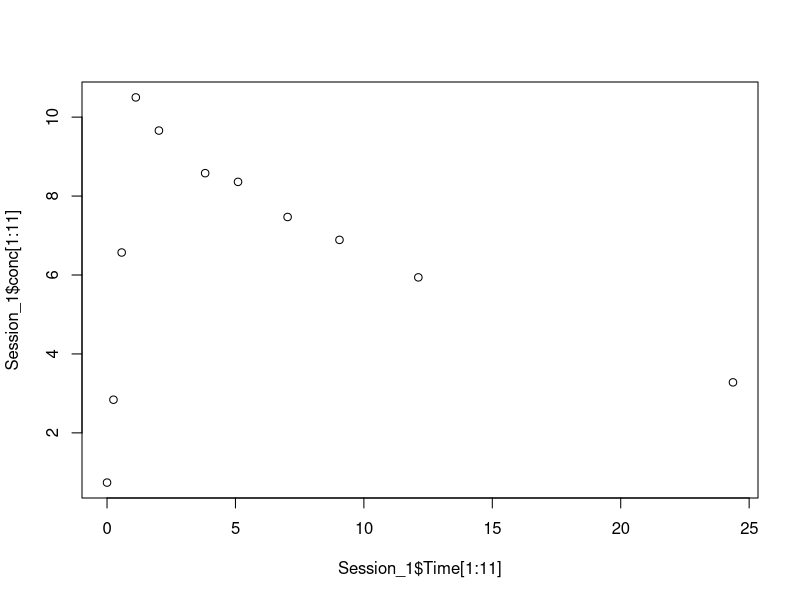
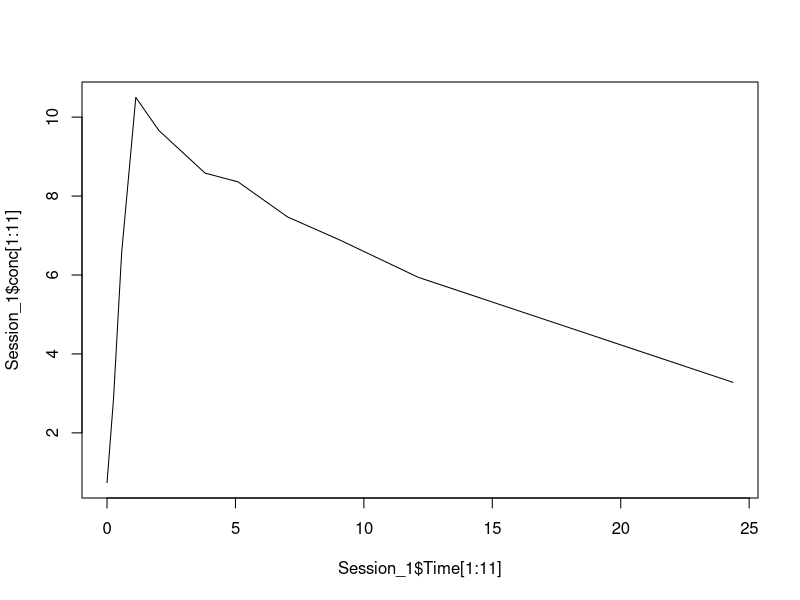
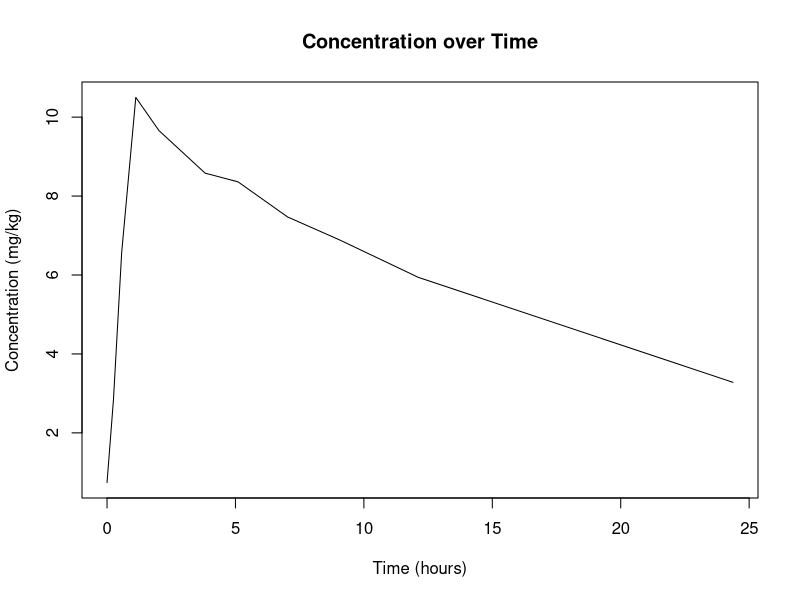
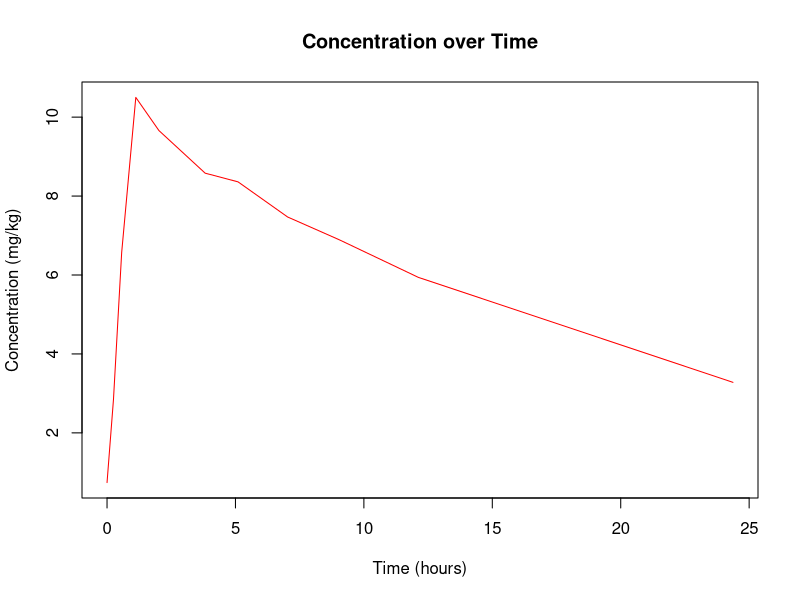
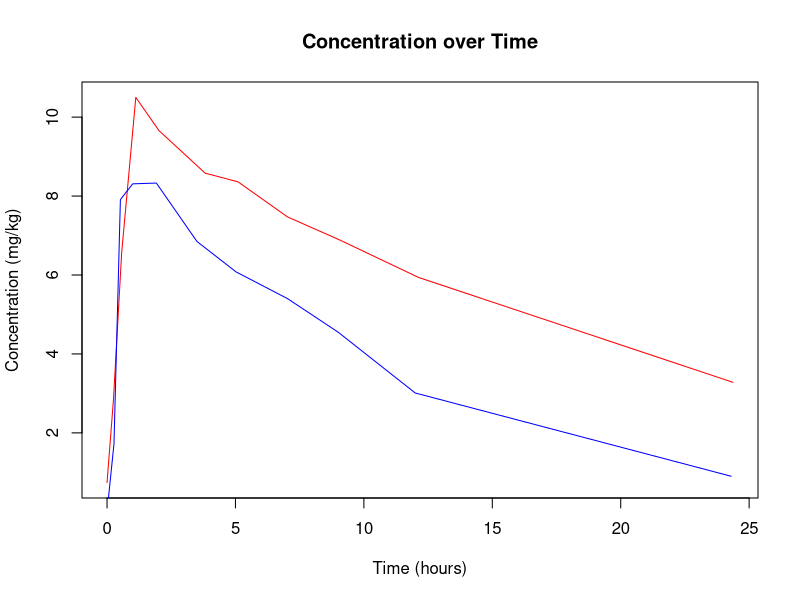
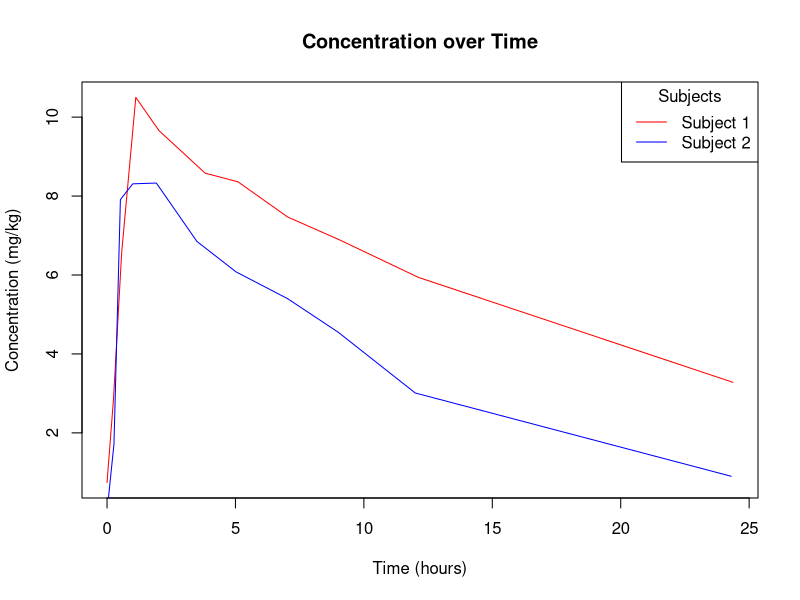
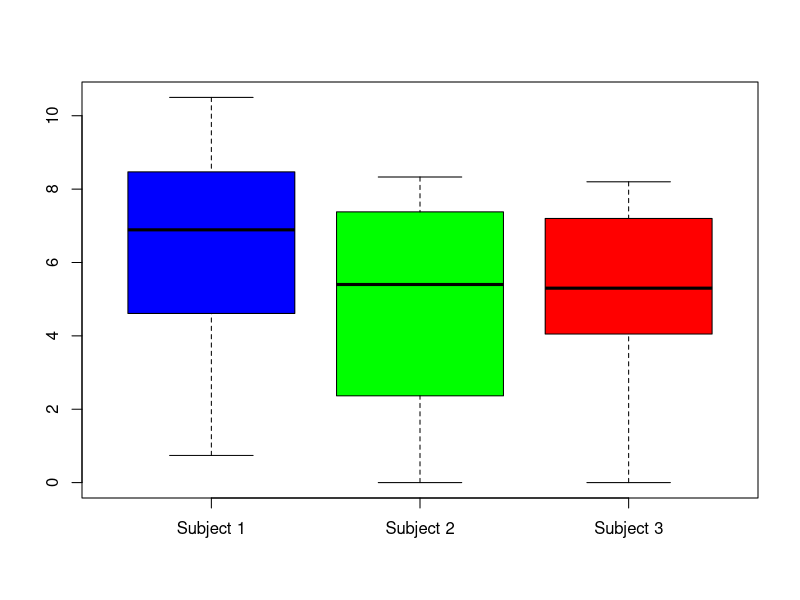
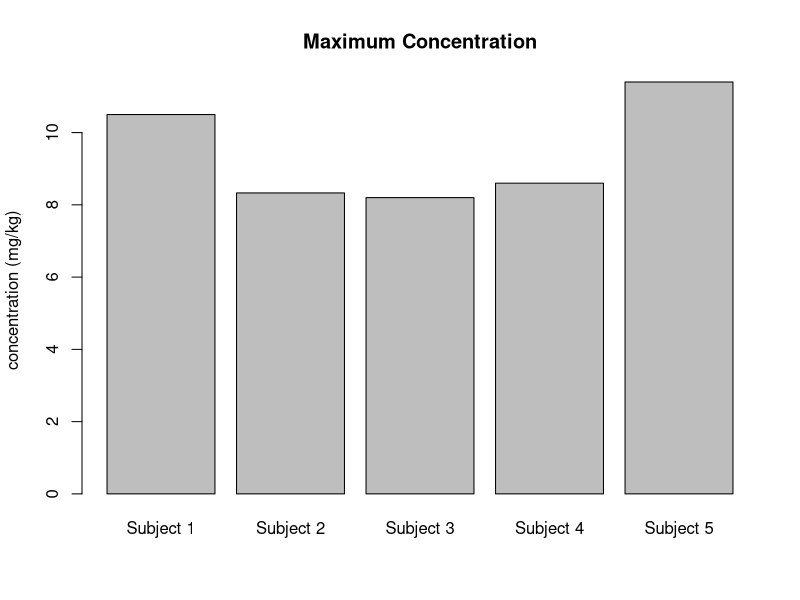

These figures' R source, in order:
## ---- chunk 1
require(knitr)
#turn off mesages and warnings and make it so output isn't prefixed by anything,
#default is to put "##" in front of all output for some reason
#also set tidy to true so code is wrapped properly 
opts_chunk$set(message=FALSE, warning=FALSE, comment = "", tidy = T)
## ---- chunk 2
Session_1 <- read.delim("../dataSets/Session_1.txt")
## ---- chunk 3
Session_1$Wt
## ---- chunk 4
Session_1[3,4] 
## ---- chunk 5
Session_1[3:6,4]
## ---- chunk 6
Session_1[1,1] == Session_1[2,1]  
## ---- chunk 7
Session_1[1,1] != Session_1[12,1]
## ---- chunk 8
max(Session_1[1:11,5]) >= max(Session_1[12:22,5])
## ---- chunk 9
max(Session_1[1:11,5]) <= 10.00
## ---- chunk 10
sort(Session_1$Dose)
## ---- chunk 11
sort(Session_1$Dose, decreasing = TRUE)
## ---- chunk 12
order(Session_1$Dose)
## ---- chunk 13
plot(Session_1$Time[1:11],Session_1$conc[1:11])
## ---- chunk 14
plot(Session_1$Time[1:11],Session_1$conc[1:11], type="l")
## ---- chunk 15
plot(Session_1$Time[1:11],Session_1$conc[1:11], type="l", main="Concentration over Time", xlab="Time (hours)", ylab="Concentration (mg/kg)")
## ---- chunk 16
plot(Session_1$Time[1:11],Session_1$conc[1:11], type="l", main="Concentration over Time", xlab="Time (hours)", ylab="Concentration (mg/kg)", col="red")
## ---- chunk 17
plot(Session_1$Time[1:11],Session_1$conc[1:11], type="l", main="Concentration over Time", xlab="Time (hours)", ylab="Concentration (mg/kg)", col="red")
lines(Session_1$Time[12:22],Session_1$conc[12:22], col="blue")
## ---- chunk 18
plot(Session_1$Time[1:11],Session_1$conc[1:11], type="l", main="Concentration over Time", xlab="Time (hours)", ylab="Concentration (mg/kg)", col="red")
lines(Session_1$Time[12:22],Session_1$conc[12:22], col="blue")
legend("topright",title="Subjects",c('Subject 1','Subject 2'),lwd=c(1.0,1.0),col=c("red","blue"))
## ---- chunk 19
boxplot(Session_1$conc[1:11],Session_1$conc[12:22],Session_1$conc[23:33],col=c("blue","green","red"),names=c("Subject 1","Subject 2","Subject 3"))  
## ---- chunk 20
barplot(c(max(Session_1$conc[1:11]),max(Session_1$conc[12:22]),max(Session_1$conc[23:33]),max(Session_1$conc[34:44]),max(Session_1$conc[45:55])), main="Maximum Concentration", names=c("Subject 1","Subject 2","Subject 3","Subject 4","Subject 5"),ylab="concentration (mg/kg)")  
## ---- chunk 21
maximums <- c(max(Session_1$conc[1:11]),
	max(Session_1$conc[12:22]),
	max(Session_1$conc[23:33]),
	max(Session_1$conc[34:44]),
	max(Session_1$conc[45:55]))

names <- c("Subject 1","Subject 2","Subject 3","Subject 4","Subject 5")

barplot(maximums, 
	main="Maximum Concentration", 
	names=names,
	ylab="concentration (mg/kg)")
## ---- chunk 22
hist(Session_1$conc,main="Concentrations",xlab="Concentration Range (mg/kg)")
## ---- chunk 23
hist(Session_1$conc,main="Concentrations",xlab="Concentration Range (mg/kg)",breaks=20,xlim=c(0, 12))
## ---- chunk 24
Session_1[1,3] > Session_1[12,3]
Session_1[1,3] == Session_1[12,3]
Session_1[1,3] < Session_1[12,3]
## ---- chunk 25
Session_1[34,2] > Session_1[56,2]
Session_1[34,2] == Session_1[56,2]
Session_1[34,2] < Session_1[56,2]
## ---- chunk 26
mean(Session_1[45:44,5]) > mean(Session_1[67:77,2])
mean(Session_1[45:44,5]) == mean(Session_1[67:77,2])
mean(Session_1[45:44,5]) < mean(Session_1[67:77,2])
## ---- chunk 27
4 != 5
## ---- chunk 28
mean(Session_1[Session_1$Subject == 7, "conc"])
## ---- chunk 29
minConc <- min(Session_1[Session_1$Time > 5, "conc"])
## ---- chunk 30
Session_1[Session_1$conc == minConc, "Subject"]
## ---- chunk 31
sorted <- Session_1[order(Session_1$Time),]
## ---- chunk 32
sorted2 <- Session_1[order(Session_1$Dose,Session_1$conc),]
## ---- chunk 33
sorted3 <- Session_1[order(Session_1$conc),]
## ---- chunk 34
m <- read.delim("../dataSets/Mel.txt")
## ---- chunk 35
plot(m$age,m$thickness)
## ---- chunk 36
statusColors <- c("darkcyan","hotpink","lawngreen")
boxplot(m$thickness ~ m$status, col=statusColors)
## ---- chunk 37
hist(m$thickness)
hist(m$age)
## ---- chunk 38
hist(m$age[m$sex == 1])
hist(m$age[m$sex == 0])
## ---- chunk 39
plot(m$age,m$thickness,
	main="Chart title",
	xlab="Age",
	ylab="Thickness")
## ---- chunk 40
## Make some vectors that will help us plot
plotColors    <- c("olivedrab","steelblue","darkmagenta","burlywood4")
plotSubjects  <- c(1,5,8,12)
lineNames     <- paste("Subjects", plotSubjects)

## Plot the first line for subject 1
plot(Session_1$Time[Session_1$Subject == plotSubjects[1]],
	Session_1$conc[Session_1$Subject == plotSubjects[1]], 
	type="l", 
	col=plotColors[1],
	xlim=range(Session_1$Time),
	ylim=range(Session_1$conc),
	main="Concentration over Time for Subjects 1, 5, 8, and 12",
	xlab="Time",
	ylab="Concentration")
## ---- chunk 41
## Plot the first line for subject 1
plot(Session_1$Time[Session_1$Subject == plotSubjects[1]],
  Session_1$conc[Session_1$Subject == plotSubjects[1]], 
  type="l", 
	col=plotColors[1],
	xlim=range(Session_1$Time),
	ylim=range(Session_1$conc),
	main="Concentration over Time for Subjects 1, 5, 8, and 12",
	xlab="Time",
	ylab="Concentration")
## Plot subjects 5, 8, and 12
lines(Session_1$Time[Session_1$Subject == plotSubjects[2]],
  Session_1$conc[Session_1$Subject == plotSubjects[2]], 
	type="l", 
	col=plotColors[2])
## ---- chunk 42
## Plot the first line for subject 1
plot(Session_1$Time[Session_1$Subject == plotSubjects[1]],
  Session_1$conc[Session_1$Subject == plotSubjects[1]], 
  type="l", 
  col=plotColors[1],
	xlim=range(Session_1$Time),
	ylim=range(Session_1$conc),
	main="Concentration over Time for Subjects 1, 5, 8, and 12",
	xlab="Time",
	ylab="Concentration")
## Plot subjects 5, 8, and 12
lines(Session_1$Time[Session_1$Subject == plotSubjects[2]],
  Session_1$conc[Session_1$Subject == plotSubjects[2]], 
	type="l", 
	col=plotColors[2])

lines(Session_1$Time[Session_1$Subject == plotSubjects[3]],
  Session_1$conc[Session_1$Subject == plotSubjects[3]], 
	type="l", 
	col=plotColors[3])
## ---- chunk 43
## Plot the first line for subject 1
plot(Session_1$Time[Session_1$Subject == plotSubjects[1]],
  Session_1$conc[Session_1$Subject == plotSubjects[1]], 
  type="l", 
  col=plotColors[1],
	xlim=range(Session_1$Time),
	ylim=range(Session_1$conc),
	main="Concentration over Time for Subjects 1, 5, 8, and 12",
	xlab="Time",
	ylab="Concentration")
## Plot subjects 5, 8, and 12
lines(Session_1$Time[Session_1$Subject == plotSubjects[2]],
  Session_1$conc[Session_1$Subject == plotSubjects[2]], 
	type="l", 
	col=plotColors[2])

lines(Session_1$Time[Session_1$Subject == plotSubjects[3]],
  Session_1$conc[Session_1$Subject == plotSubjects[3]], 
	type="l", 
	col=plotColors[3])

lines(Session_1$Time[Session_1$Subject == plotSubjects[4]],
  Session_1$conc[Session_1$Subject == plotSubjects[4]], 
	type="l", 
	col=plotColors[4])
## ---- chunk 44
## Plot the first line for subject 1
plot(Session_1$Time[Session_1$Subject == plotSubjects[1]],
  Session_1$conc[Session_1$Subject == plotSubjects[1]], 
  type="l", 
  col=plotColors[1],
  xlim=range(Session_1$Time),
	ylim=range(Session_1$conc),
	main="Concentration over Time for Subjects 1, 5, 8, and 12",
	xlab="Time",
	ylab="Concentration")
## Plot subjects 5, 8, and 12
lines(Session_1$Time[Session_1$Subject == plotSubjects[2]],
  Session_1$conc[Session_1$Subject == plotSubjects[2]], 
	type="l", 
	col=plotColors[2])

lines(Session_1$Time[Session_1$Subject == plotSubjects[3]],
  Session_1$conc[Session_1$Subject == plotSubjects[3]], 
	type="l", 
	col=plotColors[3])

lines(Session_1$Time[Session_1$Subject == plotSubjects[3]],
  Session_1$conc[Session_1$Subject == plotSubjects[3]], 
	type="l", 
	col=plotColors[3])
## Don't forget the legend
legend("topright",lineNames,col=plotColors,lwd=c(2.0,2.0))
